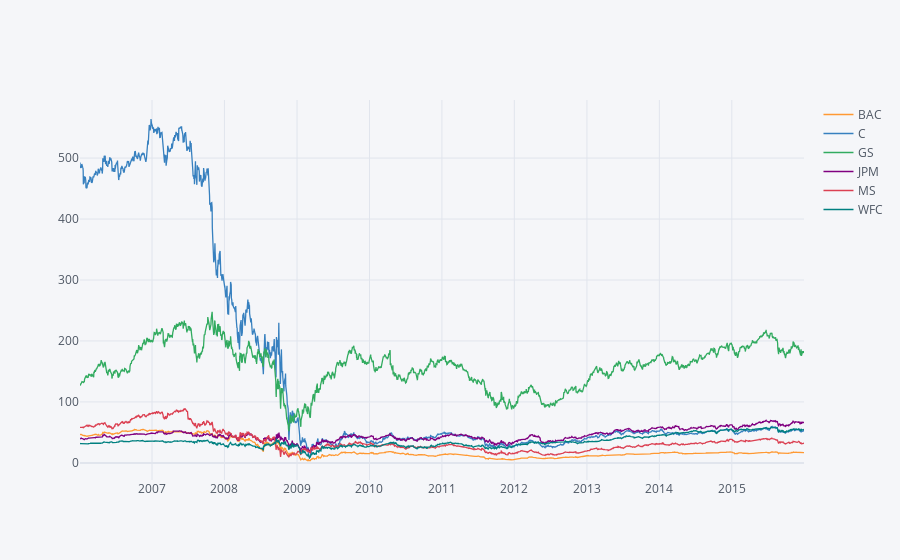

Notebook source saved alongside this figure:
### Code cell
# plotly
bank_stocks.xs(key='Close',axis=1,level='Stock Info').iplot()

### Figure 1 — Plotly figure (JSON) as saved in the notebook; plotly's stock layout.template omitted (floating-point values rounded to 4 significant figures; data arrays with more than 128 entries replaced by an {"elided": "..."} marker saying what was removed)
{"data": [{"line": {"color": "rgba(255, 153, 51, 1.0)", "dash": "solid", "shape": "linear", "width": 1.3}, "mode": "lines", "name": "BAC", "text": "", "type": "scatter", "x": {"elided": "2517 str values"}, "y": {"elided": "2517 float values"}}, {"line": {"color": "rgba(55, 128, 191, 1.0)", "dash": "solid", "shape": "linear", "width": 1.3}, "mode": "lines", "name": "C", "text": "", "type": "scatter", "x": {"elided": "2517 str values"}, "y": {"elided": "2517 float values"}}, {"line": {"color": "rgba(50, 171, 96, 1.0)", "dash": "solid", "shape": "linear", "width": 1.3}, "mode": "lines", "name": "GS", "text": "", "type": "scatter", "x": {"elided": "2517 str values"}, "y": {"elided": "2517 float values"}}, {"line": {"color": "rgba(128, 0, 128, 1.0)", "dash": "solid", "shape": "linear", "width": 1.3}, "mode": "lines", "name": "JPM", "text": "", "type": "scatter", "x": {"elided": "2517 str values"}, "y": {"elided": "2517 float values"}}, {"line": {"color": "rgba(219, 64, 82, 1.0)", "dash": "solid", "shape": "linear", "width": 1.3}, "mode": "lines", "name": "MS", "text": "", "type": "scatter", "x": {"elided": "2517 str values"}, "y": {"elided": "2517 float values"}}, {"line": {"color": "rgba(0, 128, 128, 1.0)", "dash": "solid", "shape": "linear", "width": 1.3}, "mode": "lines", "name": "WFC", "text": "", "type": "scatter", "x": {"elided": "2517 str values"}, "y": {"elided": "2517 float values"}}], "layout": {"legend": {"bgcolor": "#F5F6F9", "font": {"color": "#4D5663"}}, "paper_bgcolor": "#F5F6F9", "plot_bgcolor": "#F5F6F9", "title": {"font": {"color": "#4D5663"}}, "xaxis": {"gridcolor": "#E1E5ED", "showgrid": true, "tickfont": {"color": "#4D5663"}, "title": {"font": {"color": "#4D5663"}, "text": ""}, "zerolinecolor": "#E1E5ED"}, "yaxis": {"gridcolor": "#E1E5ED", "showgrid": true, "tickfont": {"color": "#4D5663"}, "title": {"font": {"color": "#4D5663"}, "text": ""}, "zerolinecolor": "#E1E5ED"}}}
